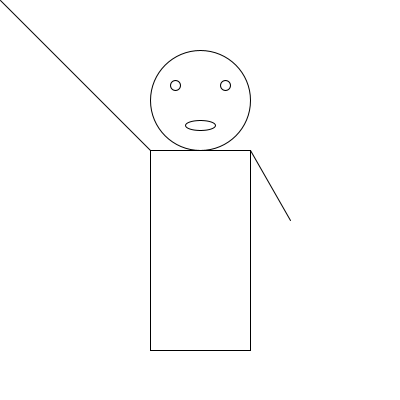
Frame 1 (no input)
Frame 60 (the mouse pressed at the canvas centre just before this capture): identical to frame 1, image omitted
Frame 120 (the mouse held since frame 60 and released just before this capture): blank canvas, image omitted

The Processing sketch that drew this single still picture (run headless with seeded random() and noise(); from frame 60 on, the mouse is pressed at the canvas centre):

// Processing sketch: processing_94700
// ── processing_94700.pde

void setup(){
  size(400,400);
  smooth();
  frameRate(30);
}

void draw(){
  //drawing the character
  background(255);
  rectMode(CENTER);
  rect(width/2,height/2+50,100,200);
  ellipse(width/2,height/2-100,100,100); 
  ellipse(width/2+25,height/2-115,10,10);
  ellipse(width/2-25,height/2-115,10,10);
  line(250,150,290,220);
  line(150,150,mouseX,mouseY);
  ellipse(width/2,height/2-75,30,10);
  
  // If user clicks, the character disappears
   if (mousePressed){
   rect(100,100,1000,1000);
  }
//Mouse position for reference
  print("X:"); println(mouseX); print("Y:"); println(mouseY);
}
